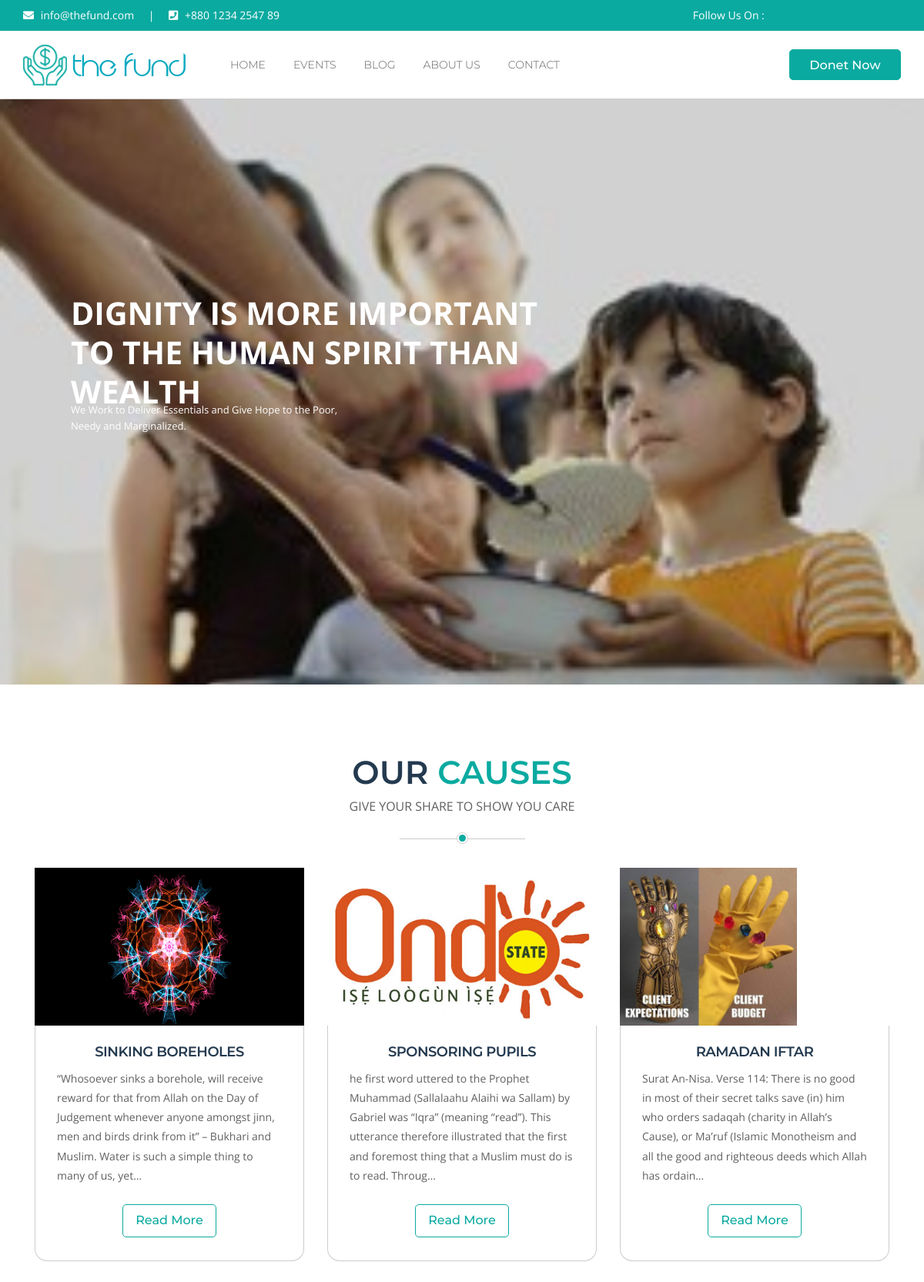
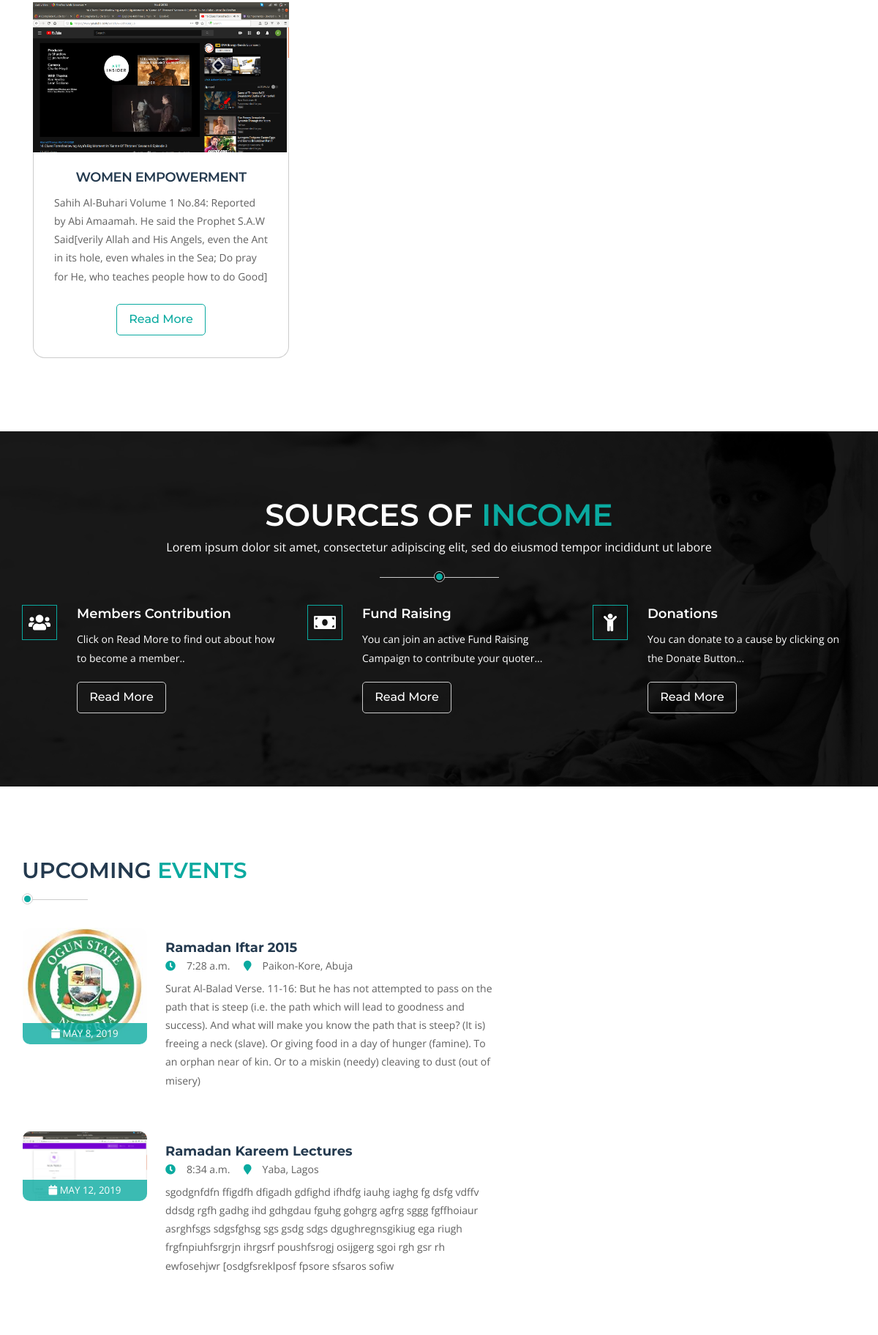
The page / (upper part) on the database its author committed (2 pictures, top to bottom).
### core/models.py (models this page shows, shortened)
class Cause(models.Model):
    title = models.CharField(max_length=80)
    description = models.TextField()
    image = models.ImageField(upload_to='cause-images', null=True, blank=True)
    created_at = models.DateTimeField(auto_now=True)

class Event(models.Model):
    title = models.CharField(max_length=100)
    description = models.TextField()
    date = models.DateTimeField()
    place = models.CharField(max_length=80)
    display_image = models.ImageField(upload_to='event-images', null=True, blank=True)

### welcome/views.py (the view)
# urls.py: url(r'^$', views.index),
def index(request):
    causes = Cause.objects.all()
    events = Event.objects.all()
    upcoming_events = [e for e in events if e.upcoming]
    trustees = Trustee.objects.all()
    return render(request, 'home/home.html', {'causes': causes, 'events': upcoming_events, 'trustees': trustees})

### templates/home/home.html (shortened to what this page needs)
{% extends '../home-base.html' %}
{% load static %}
{% block content %}
<section class="section-padding">
    <div class="container">
        <div class="row">
            <div class="col-md-12">
                <div class="section-heading text-center">
                    <h2 class="section-title wow fadeInUpXsd" data-wow-duration=".7s" data-wow-delay=".1s">Our <span class="base-color">CAUSES</span> </h2>
                    <span class="section-sub-title wow fadeInUpXsd disinb" data-wow-duration=".9s" data-wow-delay=".1s">GIVE YOUR SHARE TO SHOW YOU CARE</span>
                    <div class="section-heading-separator wow fadeInUpXsd" data-wow-duration="1.1s" data-wow-delay=".1s"></div>
                </div>
            </div>
        </div>
        {% for cause in causes %}
        <div class="col-md-4 col-sm-6 col-xs-12">
        <div class="our-causes wow fadeInUpSmd" data-wow-duration="1.5s" data-wow-delay=".6s">
            <div class="our-causes__image-wrap">
                <img src="{{cause.image.url}}" class="our-causes__image" alt="">
            </div>
            <div class="our-causes__text-content text-center">
                <h4 class="text-uppercase our-causes__title"><a href="#">{{cause.title}}</a></h4>
                <p class="text-left">{{cause.description|truncatechars:300}}</p>
                <a href="#" class="btn">Read More</a>
            </div>
        </div>
        </div>
        {% endfor %}
    </div>
</section>
<section class="help-us-section section-padding all-text-white">
    <div class="container">
        <div class="row">
            <div class="col-md-12">
                <div class="section-heading text-center">
                    <h2 class="section-title wow fadeInUpXsd" data-wow-duration=".7s" data-wow-delay=".1s">Sources of <span class="base-color">Income</span></h2>
                    <span class="section-sub-title wow fadeInUpXsd disinb" data-wow-duration=".9s" data-wow-delay=".1s">Lorem ipsum dolor sit amet, consectetur adipiscing elit, sed do eiusmod tempor incididunt ut labore</span>
                    <div class="section-heading-separator wow fadeInUpXsd" data-wow-duration="1.1s" data-wow-delay=".1s"></div>
                </div>
            </div>
        </div>
        <div class="row">
            <div class="col-md-4 col-xs-12">
                <div class="help-us wow fadeInUpSmd" data-wow-duration="1.5s" data-wow-delay=".2s">
                    <div class="help-us__icon-wrap">
                        <i class="help-us__icon fa fa-users"></i>
                    </div>
                    <div class="help-us__text-content">
                        <h4 class="help-us__title heading-label-four">Members Contribution</h4>
                        <p>Click on Read More to find out about how to become a member..</p>
                        <a href="#" class="btn">Read More</a>
                    </div>
                </div>
            </div>
            <div class="col-md-4 col-xs-12">
                <div class="help-us wow fadeInUpSmd" data-wow-duration="1.5s" data-wow-delay=".4s">
                    <div class="help-us__icon-wrap">
                        <i class="help-us__icon fa fa-money"></i>
                    </div>
                    <div class="help-us__text-content">
                        <h4 class="help-us__title heading-label-four">Fund Raising</h4>
                        <p>You can join an active Fund Raising Campaign to contribute your quoter...</p>
                        <a href="#" class="btn">Read More</a>
                    </div>
                </div>
            </div>
            <div class="col-md-4 col-xs-12">
                <div class="help-us wow fadeInUpSmd" data-wow-duration="1.5s" data-wow-delay=".6s">
                    <div class="help-us__icon-wrap">
                        <i class="help-us__icon fa fa-child"></i>
                    </div>
                    <div class="help-us__text-content">
                        <h4 class="help-us__title heading-label-four">Donations</h4>
                        <p>You can donate to a cause by clicking on the Donate Button...</p>
                        <a href="#" class="btn">Read More</a>
                    </div>
                </div>
            </div>
        </div>
    </div>
</section>
<section class="upcomming-event-section section-padding">
    <div class="container">
        <div class="row">
            <div class="col-md-7">
                <div class="section-heading">
                    <h2 class="section-title section-title--small wow fadeInUpXsd" data-wow-duration=".7s" data-wow-delay=".1s">UPCOMING  <span class="base-color">EVENTS</span></h2>
                    <div class="section-heading-separator section-heading-separator--left-align wow fadeInUpXsd" data-wow-duration=".9s" data-wow-delay=".1s"></div>
                </div>
                <div class="upcommig-event-carousel wow fadeInUpXsd" data-wow-duration=".7s" data-wow-delay=".3s">
                    {% for event in events %}
                    <div class="upcomming-event">
                        <div class="upcomming-event__image-wrap">
                            <img src="{{event.display_image.url}}" class="upcomming-event__image" alt="event">
                            <div class="upcomming-event__date" style="font-size:0.95em;">
                                <i class="fa fa-calendar"></i>
                                <span>{{event.date|date}}</span>
                            </div>
                        </div>
                        <div class="upcomming-event__text-content">
                            <h4 class="upcomming-event__title"><a href="#">{{ event.title }}</a></h4>
                            <div class="upcomming-event__meta-info">
                                <span class="upcomming-event__time"><i class="fa fa-clock-o base-color"></i>{{event.date|time}}  </span>
                                <span class="upcomming-event__place"><i class="fa fa-map-marker base-color"></i>{{ event.place }}</span>
                            </div>
                            <p>{{event.description}}</p>
                        </div>
                    </div>
                    {% endfor %}
                </div>
            </div>
        </div>
    </div>
</section>
{% endblock %}

### templates/home-base.html (style rules this page uses)
.our-causes__image { height:205px; max-height: 205px; }

### rows shown on the page
Cause: image (picture), title "SINKING BOREHOLES", description "“Whosoever sinks a borehole, will receive reward for that from Allah on the Day of Judgement whenever anyone amongst jinn, men and birds drink from it” – Bukhari and Muslim. Water is such a simple thing to many of us, yet…"
Cause: image (picture), title "SPONSORING PUPILS", description "he first word uttered to the Prophet Muhammad (Sallalaahu Alaihi wa Sallam) by Gabriel was “Iqra” (meaning “read”). This utterance therefore illustrated that the first and foremost thing that a Muslim must do is to read. Throug…"
Cause: image (picture), title "RAMADAN IFTAR", description "Surat An-Nisa. Verse 114: There is no good in most of their secret talks save (in) him who orders sadaqah (charity in Allah’s Cause), or Ma’ruf (Islamic Monotheism and all the good and righteous deeds which Allah has ordain…"
Cause: image (picture), title "WOMEN EMPOWERMENT", description "Sahih Al-Buhari Volume 1 No.84: Reported by Abi Amaamah. He said the Prophet S.A.W Said[verily Allah and His Angels, even the Ant in its hole, even whales in the Sea; Do pray for He, who teaches people how to do Good]"
Event: display_image (picture), date "MAY 8, 2019", title "Ramadan Iftar 2015", date "7:28 a.m.", place "Paikon-Kore, Abuja", description "Surat Al-Balad Verse. 11-16: But he has not attempted to pass on the path that is steep (i.e. the path which will lead to goodness and success). And what will make you know the path that is steep? (It is) freeing a neck (slave). Or giving food in a day of hunger (famine). To an orphan near of kin. Or to a miskin (needy) cleaving to dust (out of misery)"
Event: display_image (picture), date "MAY 12, 2019", title "Ramadan Kareem Lectures", date "8:34 a.m.", place "Yaba, Lagos", description "sgodgnfdfn ffigdfh dfigadh gdfighd ifhdfg iauhg iaghg fg dsfg vdffv ddsdg rgfh gadhg ihd gdhgdau fguhg gohgrg agfrg sggg fgffhoiaur asrghfsgs sdgsfghsg sgs gsdg sdgs dgughregnsgikiug ega riugh frgfnpiuhfsrgrjn ihrgsrf poushfsrogj osijgerg sgoi rgh gsr rh ewfosehjwr [osdgfsreklposf fpsore sfsaros sofiw"
